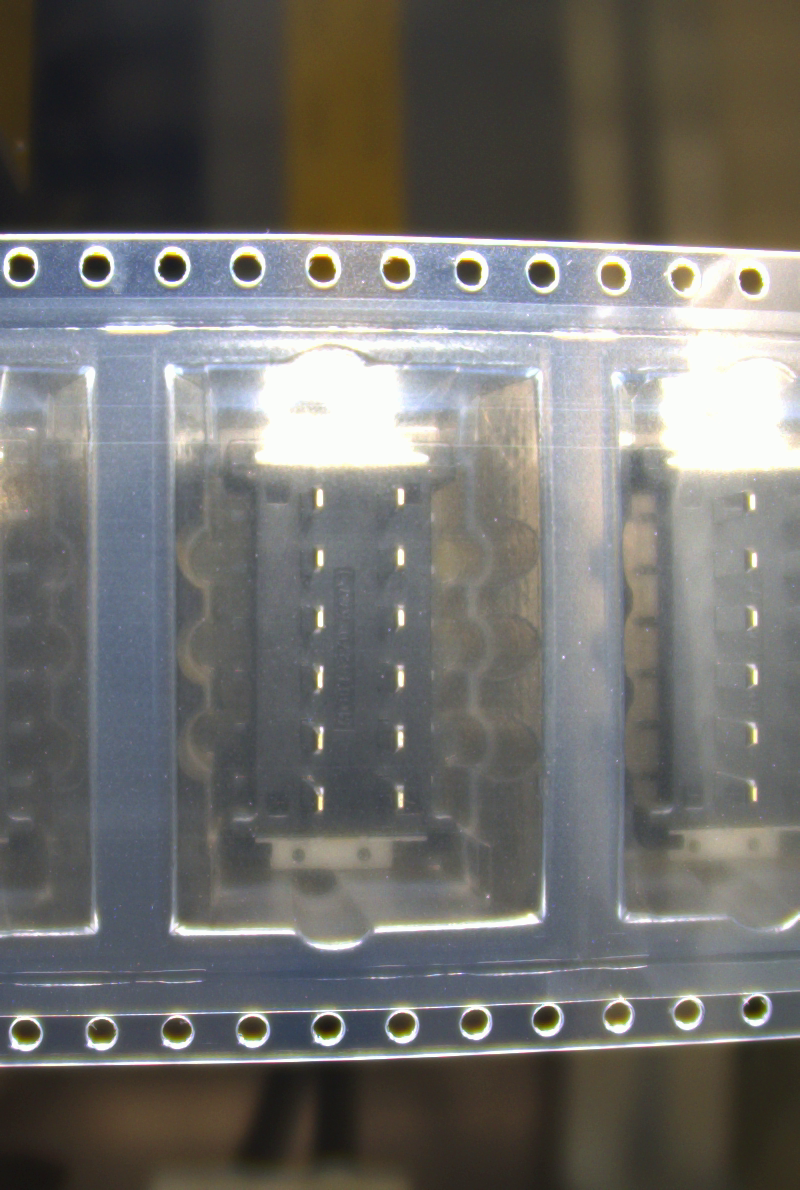
#> input picture IMAGES2/image (6).png, 800 x 1190 px
$ python b.py
#> lines starting #> are read from the running program, lines starting #| are printed output that depends on the picture; after the words box and inside, x2 and y2 are one past the last pixel; in counts of white or black regions, pixels touching at a corner belong together
import cv2
import numpy as np

# Hàm để fit polynomial
def poly_fit(x, y, degree=2):
    p = np.polyfit(x, y, degree)
    return np.poly1d(p)

# Đọc hình ảnh
image_path = 'IMAGES2/image (6).png'
image = cv2.imread(image_path)
#> image is the input picture: shape (1190, 800, 3); mean B, G, R 108.4, 111.5, 112.6
image = image[247:305, :]
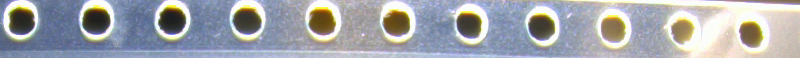
#> image: shape (58, 800, 3); mean B, G, R 172.4, 166.3, 163.7
gray = cv2.cvtColor(image, cv2.COLOR_BGR2GRAY)
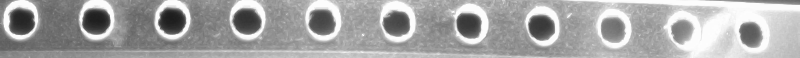
#> gray: shape (58, 800); min 28, max 253, mean 166.2

# Làm mờ hình ảnh để giảm nhiễu
gray_blurred = cv2.GaussianBlur(gray, (5, 5), 0)

# Phát hiện cạnh bằng phương pháp Canny
edges = cv2.Canny(gray_blurred, 50, 150, apertureSize=3)
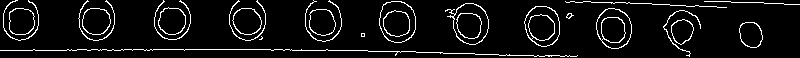
#> edges: shape (58, 800); 7% white in thin lines or dots

# Phát hiện các đoạn thẳng sử dụng HoughLinesP
lines = cv2.HoughLinesP(edges, 1, np.pi / 180, threshold=100, minLineLength=50, maxLineGap=10)
#> lines = [[67, 49, 301, 49], [271, 50, 367, 50], [379, 51, 521, 55], [566, 2, 629, 2]]

if lines is not None:
    points = []
    for line in lines:
        x1, y1, x2, y2 = line[0]
        points.append([x1, y1])
        points.append([x2, y2])
#> this loop made 4 passes
#> after the loop, points = [[67, 49], [301, 49], [271, 50], [367, 50], [379, 51], [521, 55], [566, 2], [629, 2]]

    points = np.array(points)
    x = points[:, 0]
#> x = [67, 301, 271, 367, 379, 521, 566, 629]
    y = points[:, 1]
#> y = [49, 49, 50, 50, 51, 55, 2, 2]

    # Fit polynomial
    poly = poly_fit(x, y, degree=2)
#> in poly_fit, `p = np.polyfit(x, y, degree)`: p = [-0.000342, 0.163, 36.41]

    # Vẽ đường cong fitted
    width = image.shape[1]
#> width = 800
    x_extended = np.linspace(0, width, num=width)
#> x_extended = 800 values from 0 to 800
    y_extended = poly(x_extended)
#> y_extended = 800 values, max 55.94 at index 239, min -51.49 at index 799, mean 28.85

    for i in range(len(x_extended) - 1):
        pt1 = (int(x_extended[i]), int(y_extended[i]))
        pt2 = (int(x_extended[i + 1]), int(y_extended[i + 1]))
        cv2.line(image, pt1, pt2, (0, 0, 255), 2)
#> this loop made 799 passes
#> (pt1, pt2) on passes 1 to 3: ((0, 36), (1, 36)), ((1, 36), (2, 36)), ((2, 36), (3, 36))
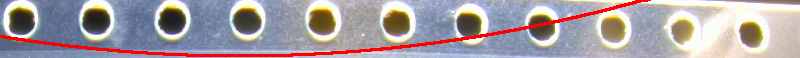
#> image: shape (58, 800, 3); 4.5% of pixels changed, all inside (x1, y1, x2, y2) = (0, 0, 651, 57)

# Hiển thị kết quả
cv2.imshow('Detected Curves', image)
cv2.waitKey(0)
cv2.destroyAllWindows()

# Lưu hình ảnh kết quả
cv2.imwrite('/mnt/data/Detected_Curves.png', image)

$ run again, with IMAGES2/image (1).png copied over IMAGES2/image (6).png
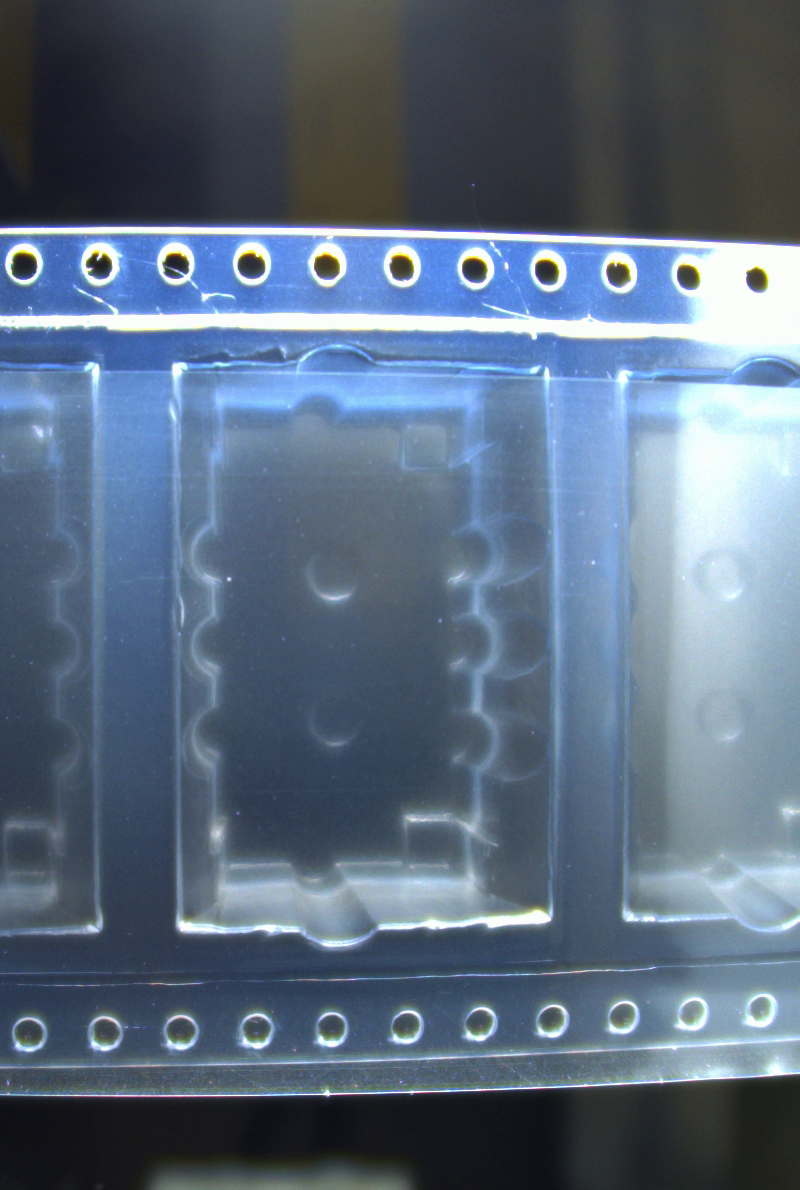
#> input picture IMAGES2/image (1).png, 800 x 1190 px
#> image is the input picture: shape (1190, 800, 3); mean B, G, R 128.1, 108.3, 91.6
#> image: shape (58, 800, 3)
#> `gray = cv2.cvtColor(image, cv2.COLOR_BGR2GRAY)`:
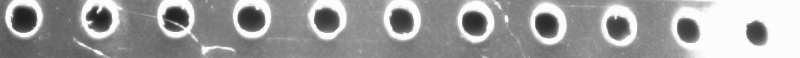
#> gray: shape (58, 800); min 30, max 253, mean 157.7
#> `edges = cv2.Canny(gray_blurred, 50, 150, apertureSize=3)`:
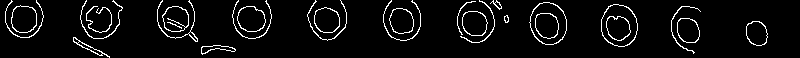
#> edges: shape (58, 800); 5.5% white in thin lines or dots
#> lines = None

$ run again, with IMAGES2/image (2).png copied over IMAGES2/image (6).png
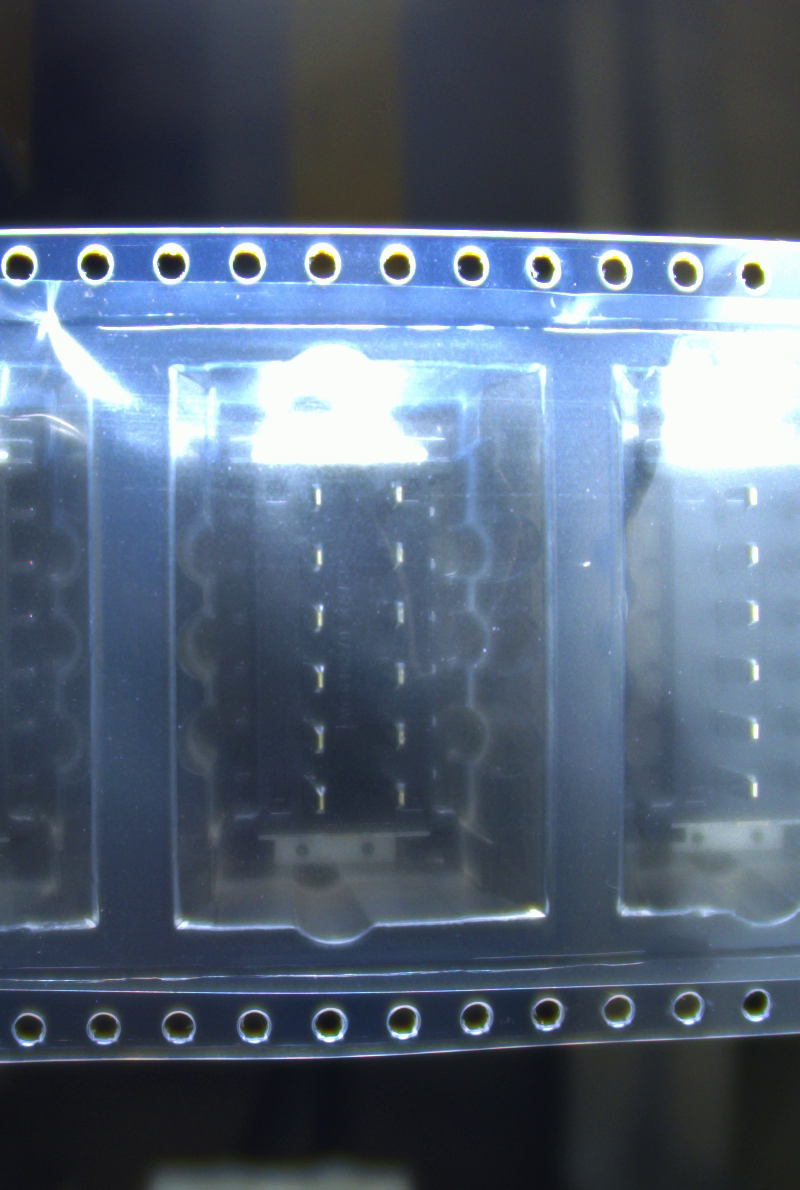
#> input picture IMAGES2/image (2).png, 800 x 1190 px
#> image is the input picture: shape (1190, 800, 3); mean B, G, R 118.1, 99.5, 85.2
#> `edges = cv2.Canny(gray_blurred, 50, 150, apertureSize=3)`:
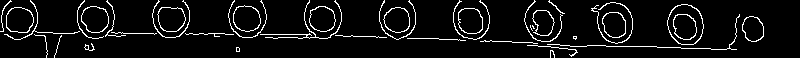
#> edges: shape (58, 800); 6.8% white in thin lines or dots
#> lines = [[480, 41, 537, 43], [0, 31, 52, 32], [587, 45, 640, 46], [330, 35, 465, 40], [180, 34, 238, 34], [107, 33, 160, 33], [265, 37, 330, 37]]
#> the loop `for line in lines:` made 7 passes
#> after the loop `for line in lines:`: points = [[480, 41], [537, 43], [0, 31], [52, 32], [587, 45], [640, 46], [330, 35], [465, 40], [180, 34], [238, 34], [107, 33], [160, 33], [265, 37], [330, 37]]
#> `points = np.array(points)`: points = 14 rows, first 8: [480, 41], [537, 43], [0, 31], [52, 32], [587, 45], [640, 46], [330, 35], [465, 40]
#> x = [480, 537, 0, 52, 587, 640, 330, 465, 180, 238, 107, 160, 265, 330]
#> y = [41, 43, 31, 32, 45, 46, 35, 40, 34, 34, 33, 33, 37, 37]
#> p = [2.34e-05, 0.00855, 31.37]
#> y_extended = 800 values from 31.37 to 53.15
#> the loop `for i in range(len(x_extended) - 1):` made 799 passes
#> (pt1, pt2) on passes 1 to 3: ((0, 31), (1, 31)), ((1, 31), (2, 31)), ((2, 31), (3, 31))
#> after the loop `for i in range(len(x_extended) - 1):`:
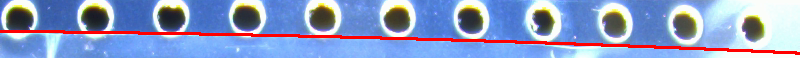
#> image: shape (58, 800, 3); mean B, G, R 198.4, 156.2, 140

$ run again, with IMAGES2/image (3).png copied over IMAGES2/image (6).png
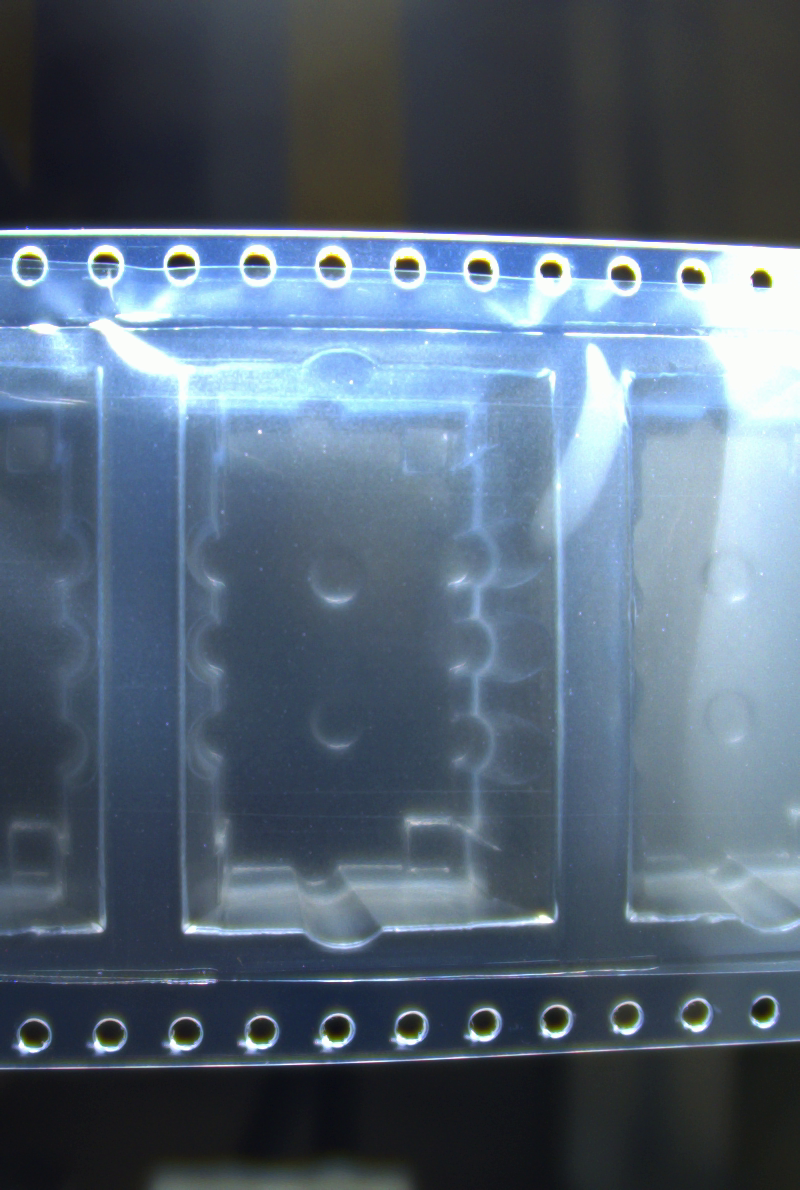
#> input picture IMAGES2/image (3).png, 800 x 1190 px
#> image is the input picture: shape (1190, 800, 3); mean B, G, R 119.2, 102.1, 86
#> `edges = cv2.Canny(gray_blurred, 50, 150, apertureSize=3)`:
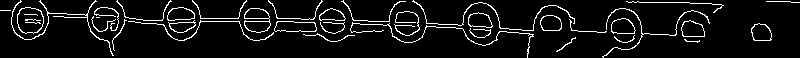
#> edges: shape (58, 800); 7.3% white in thin lines or dots
#> lines = [[266, 21, 320, 22], [41, 13, 125, 16], [277, 18, 354, 20], [242, 31, 399, 31], [332, 23, 394, 24], [344, 19, 508, 28], [559, 29, 627, 33], [107, 21, 190, 19], [37, 15, 98, 17], [407, 25, 529, 33]]
#> the loop `for line in lines:` made 10 passes
#> after the loop `for line in lines:`: points = [[266, 21], [320, 22], [41, 13], [125, 16], [277, 18], [354, 20], [242, 31], [399, 31], [332, 23], [394, 24], [344, 19], [508, 28], [559, 29], [627, 33], [107, 21], [190, 19], [37, 15], [98, 17], [407, 25], [529, 33]]
#> `points = np.array(points)`: points = 20 rows, first 8: [266, 21], [320, 22], [41, 13], [125, 16], [277, 18], [354, 20], [242, 31], [399, 31]
#> x = 20 values, max 627 at index 13, min 37 at index 16, mean 307.8
#> y = 20 values, max 33 at index 13, min 13 at index 2, mean 22.9
#> p = [8.99e-06, 0.0236, 14.52]
#> y_extended = 800 values from 14.52 to 39.18
#> the loop `for i in range(len(x_extended) - 1):` made 799 passes
#> (pt1, pt2) on passes 1 to 3: ((0, 14), (1, 14)), ((1, 14), (2, 14)), ((2, 14), (3, 14))
#> after the loop `for i in range(len(x_extended) - 1):`:
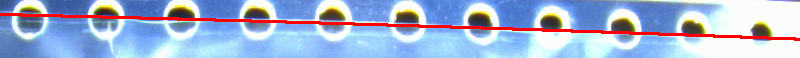
#> image: shape (58, 800, 3); mean B, G, R 211.6, 179.2, 162.5
